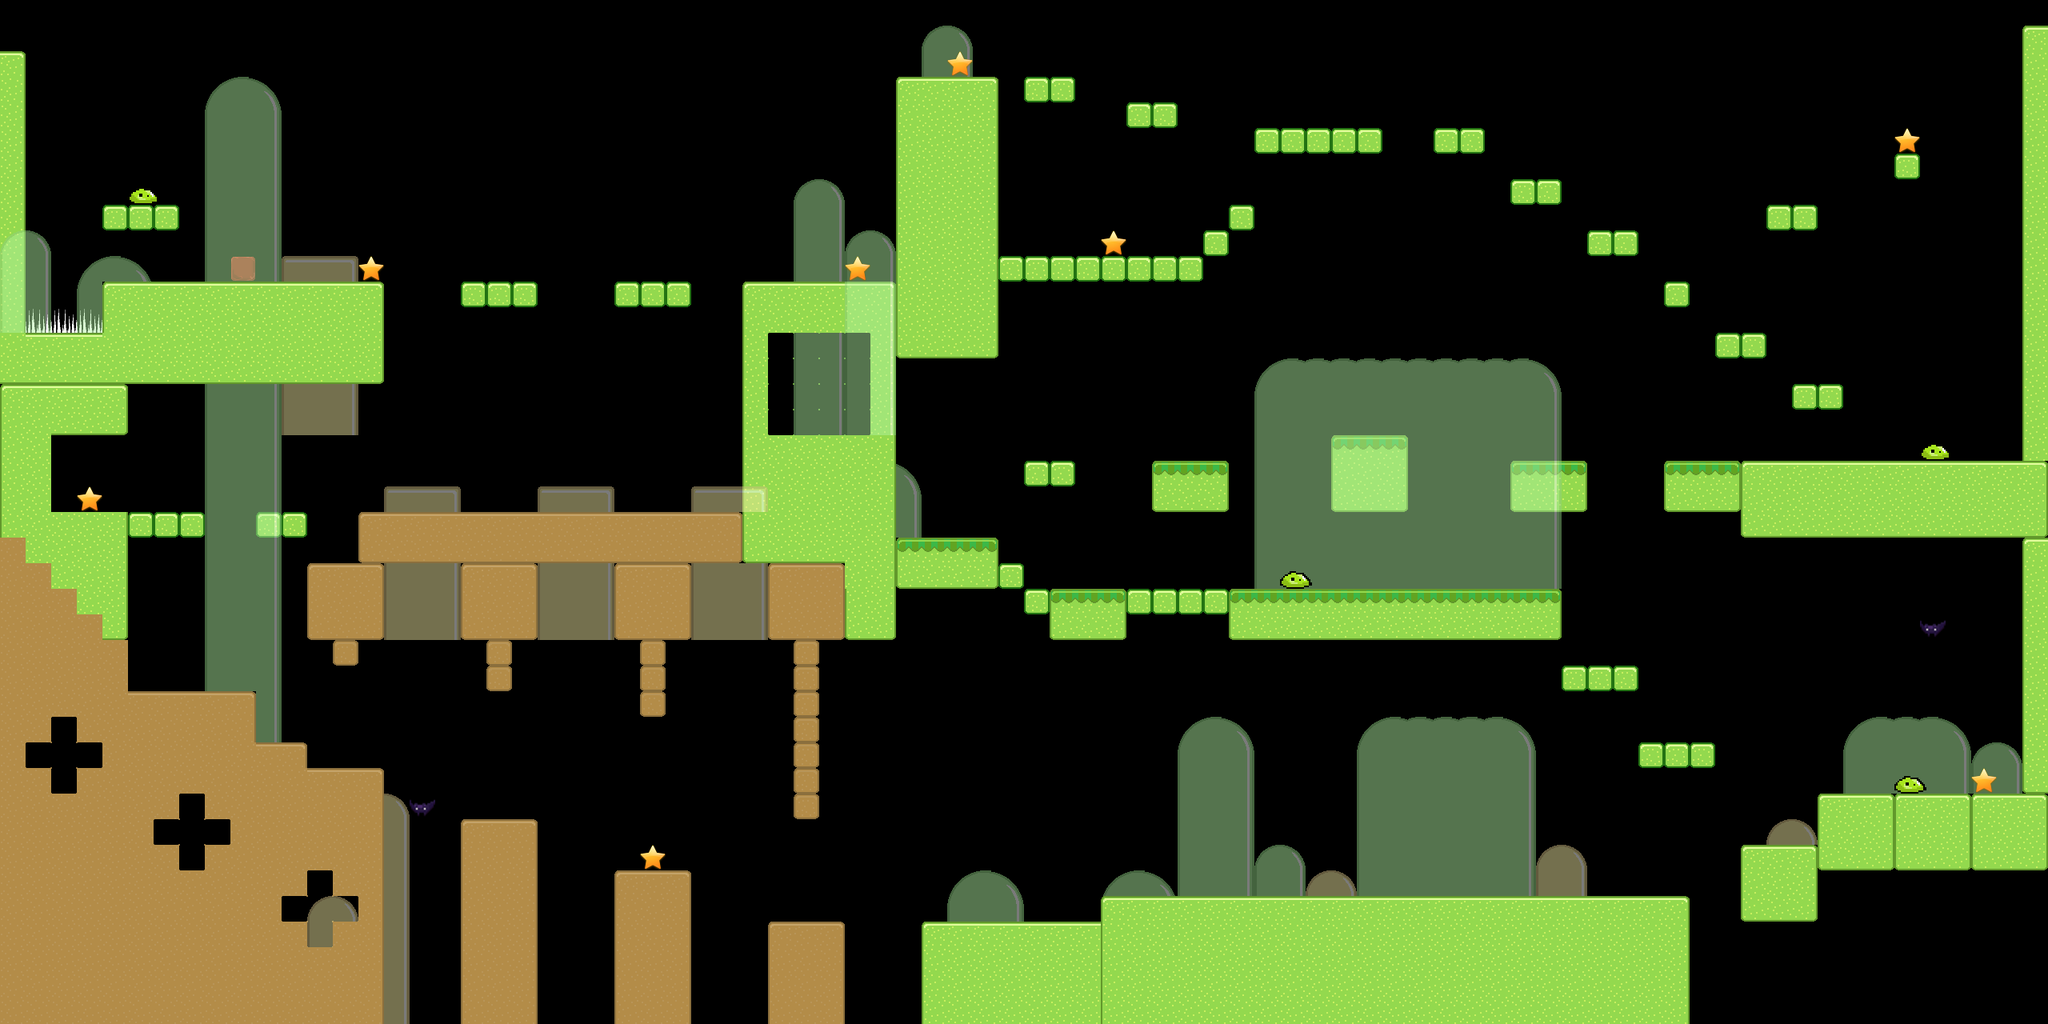

This is a level from a 2D game, rendered from its Tiled map with the project's own tilesets. A one-line summary and the map file follow, with tile-layer data summarised:
An orthogonal 80x40 tile map with 32x32 px tiles, 5 tile layers (tile, player, background, star, ...), 5 tilesets.

<map version="1.0" orientation="orthogonal" width="80" height="40" tilewidth="32" tileheight="32">
 <tileset firstgid="1" name="blockRed" tilewidth="32" tileheight="32">
  <image source="blockRed.png" width="32" height="32" />
 </tileset>
 <tileset firstgid="2" name="tileset" tilewidth="32" tileheight="32">
  <image source="tileset.png" width="192" height="576" />
  <tile id="97">
   <properties>
    <property name="type" value="spikes" />
   </properties>
  </tile>
 </tileset>
 <tileset firstgid="110" name="star" tilewidth="32" tileheight="32">
  <image source="star.png" width="32" height="32" />
 </tileset>
 <tileset firstgid="111" name="slime0" tilewidth="40" tileheight="22">
  <image source="slime0.png" width="40" height="22" />
  <tile id="0">
   <properties>
    <property name="type" value="slime" />
   </properties>
  </tile>
 </tileset>
 <tileset firstgid="112" name="bat" tilewidth="32" tileheight="32">
  <image source="bat.png" width="32" height="32" />
  <tile id="0">
   <properties>
    <property name="type" value="bat" />
   </properties>
  </tile>
 </tileset>
 <layer name="tile" width="80" height="40">
  <properties>
   <property name="type" value="entity" />
  </properties>
  <data>[3200 cells, 918 non-empty, 26 distinct tile ids]</data>
 </layer>
 <layer name="player" width="80" height="40">
  <data>[3200 cells, 1 non-empty, 1 distinct tile ids]</data>
 </layer>
 <layer name="background" width="80" height="40" opacity="0.48">
  <properties>
   <property name="type" value="background" />
  </properties>
  <data>[3200 cells, 389 non-empty, 23 distinct tile ids]</data>
 </layer>
 <layer name="star" width="80" height="40">
  <properties>
   <property name="type" value="star" />
  </properties>
  <data>[3200 cells, 8 non-empty, 1 distinct tile ids]</data>
 </layer>
 <layer name="enemies" width="80" height="40">
  <properties>
   <property name="type" value="enemies" />
  </properties>
  <data>[3200 cells, 6 non-empty, 2 distinct tile ids]</data>
 </layer>
</map>
